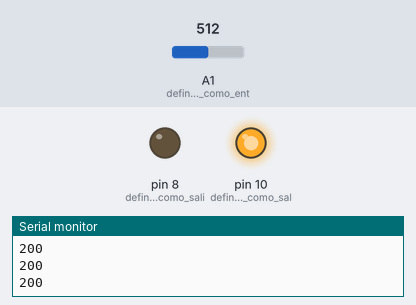
Recording of a sketch running on a simulated Arduino Uno, built with avr-gcc and run on an emulated ATmega328P. On the bench: output pins drawn as LEDs (lit = HIGH), the last lines printed to the serial monitor. Inputs (shaded band) come from the test bench; at power-on: A1 (define_el_pin_a1_como_ent) = 512.

Above: at 1.2 s.
1.3 s: A1 (define_el_pin_a1_como_ent) set to 184
2.8 s: A1 (define_el_pin_a1_como_ent) set to 165
At 3.3 s:
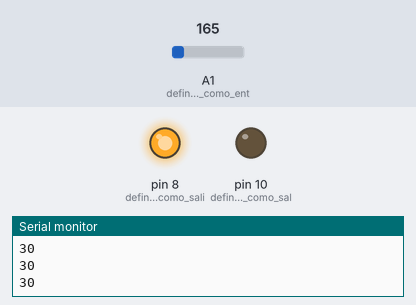
4.3 s: A1 (define_el_pin_a1_como_ent) set to 306
At 5.5 s:
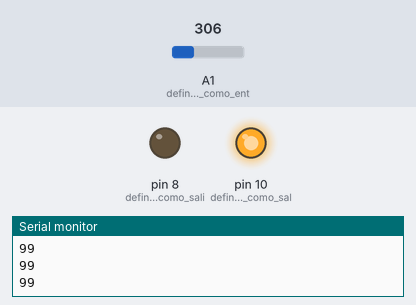
5.8 s: A1 (define_el_pin_a1_como_ent) set to 122
At 6.8 s:
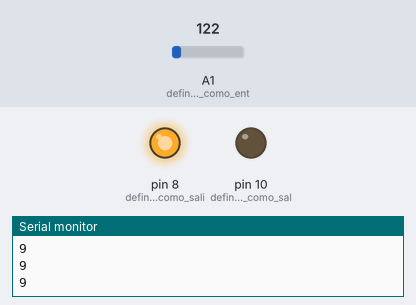
Timing chart, 0 to 8.3 s (numbered marks = the images above; inputs shaded):
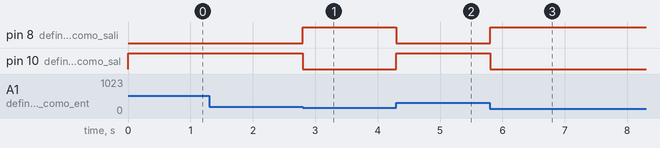

Measured:
- the behaviour switches between 176 and 175 on A1 (define_el_pin_a1_como_ent) (found by bisection; images 0 and 1)
- after the input at 2.8 s, pin 8 (define_el_pin_8_como_sali): LOW → HIGH at once; pin 10 (define_el_pin_10_como_sal): HIGH → LOW at once
- after the input at 4.3 s, pin 8 (define_el_pin_8_como_sali): HIGH → LOW at once; pin 10 (define_el_pin_10_como_sal): LOW → HIGH at once
- after the input at 5.8 s, pin 8 (define_el_pin_8_como_sali): LOW → HIGH at once; pin 10 (define_el_pin_10_como_sal): HIGH → LOW at once

The sketch:

ejer6catap.ino
```cpp
int temperatura = 0; //define una variable y la iguala a cero

void setup()
{
  pinMode(A1, INPUT); //define el pin a1 como entrada
  pinMode(10, OUTPUT); //define el pin 10 como salida
  pinMode(8, OUTPUT); //define el pin 8 como salida
  Serial.begin(9600); //da una velocidad de 9600 baudios

}

void loop()
{
  temperatura = -40 + 0.488155 * (analogRead(A1) - 20); //a la variable le asigna el valor de la lectura analògica del pin A1 por los factores de conversiòn

  if (temperatura > 35) { //si la temperatura es mayor a 35 se  ejecuta el còdigo dentro del if
    digitalWrite(10, HIGH); //prende el pin 10
    digitalWrite(8, LOW); //apaga el pin 8
  } else { //se ejecuta el còdigo dentro del else
    digitalWrite(10, LOW); //apaga el pin 10
    digitalWrite(8, HIGH); //prende el pin 8
  }
  Serial.println(temperatura); //muestra en pantalla el valor de temperatura
  delay(10); //espera de 10 segundos para volver a empezar
}
```
